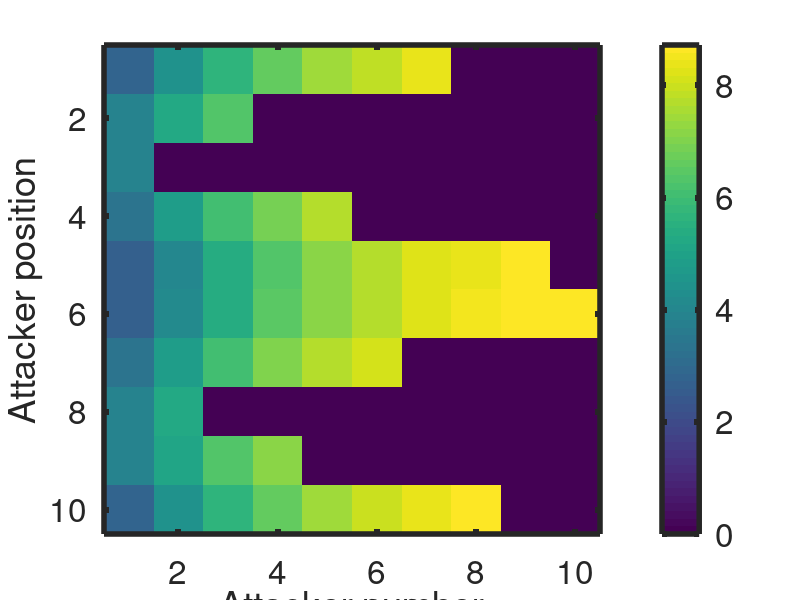

The MATLAB script that drew this image:
%%Defenders assumed at all nodes
%%Attackers assigned by greedy algorithm to location with highest crit
%%gamma corresponding to best position for attack

clear all; close all; clc;

N = 10;      % number of states
T = 100;     % time period. Set to ~10000 for infinite horizon approximation
Q = eye(N);  % state cost
R_u = eye(N);  % attacker input cost
R_v = eye(N);  % attacker input cost


%System Dynamics Matrix - line graph
A_base = eye(N) + diag(ones(N-1,1),-1) + diag(ones(N-1,1),1);
A      = A_base /(0.1 + max(abs(eig(A_base))));

%Input Matrix - assumes input to all nodes
B = ones(N); 

%Calculation initialization
gamma_low         = zeros(N);    
gamma_initial     = 100;                   % gamma initial value
gamma_high        = gamma_initial*ones(N);
gamma             = zeros(N);
attacker_position = zeros(N,1);            %final order of attackers
gamma_record      = NaN(N,1);
F_base            = zeros(N);

for player_1 = 1:N
    
    for player_2 = 1:N
    
        F = F_base;
        
        if sum(F(player_2,:))~=0
            continue
        end
        
        F(player_2,player_1) = 1;
        check_flag = 1;
        
        while (check_flag > 0)
            
            gamma(player_2,player_1) = (gamma_low(player_2,player_1) + gamma_high(player_2,player_1))/2;
            Z = Q;
            attacker_check_flag = 0;
            defender_check_flag = 0;
            
            for time = 1:T
                
                Z = Q + A'*Z*inv(eye(N) + ...
                    (B*B' - (gamma(player_2,player_1)^-2)*F*F')*Z)*A;
                
                if (min(eig(gamma(player_2,player_1)^2 * R_v - F'*Z*F)) <= 0)
                    attacker_check_flag = 1;
                    break
                end
                if min(eig(R_u + B'*Z*B)) <= 0
                    defender_check_flag = 1;
                    break
                end
                
            end
            
            if ((isnan(trace(Z)) == 1) || (attacker_check_flag == 1) || (defender_check_flag == 1))
                gamma_low(player_2,player_1) = gamma(player_2,player_1);
            else
                if (abs(gamma_high(player_2,player_1) - gamma(player_2,player_1)) < 0.0001)
                    check_flag = 0;
                end
                if (abs(gamma_low(player_2,player_1)-gamma_initial) < 0.0001)
                    check_flag = -1;
                end
                gamma_high(player_2,player_1) = gamma(player_2,player_1);
            end
            
        end
        
        if (attacker_position(player_1) == 0)
            attacker_position(player_1) = player_2;
            gamma_record(player_1) = gamma(player_2,player_1);            
        elseif ((gamma_record(player_1) < gamma(player_2,player_1)) && (check_flag == 0))
            attacker_position(player_1) = player_2;
            gamma_record(player_1) = gamma(player_2,player_1);            
        end
        
    end  
    F_base(attacker_position(player_1),player_1)=1;
    gamma
end
attacker_position
figure
imagesc(gamma(:,:))
colorbar()
xlabel('Attacker number');
ylabel('Attacker position');
a = findobj(gcf, 'type', 'axes');
h = findobj(gcf, 'type', 'line');
set(h, 'linewidth', 4);
set(a, 'linewidth', 4);
set(a, 'FontSize', 24);